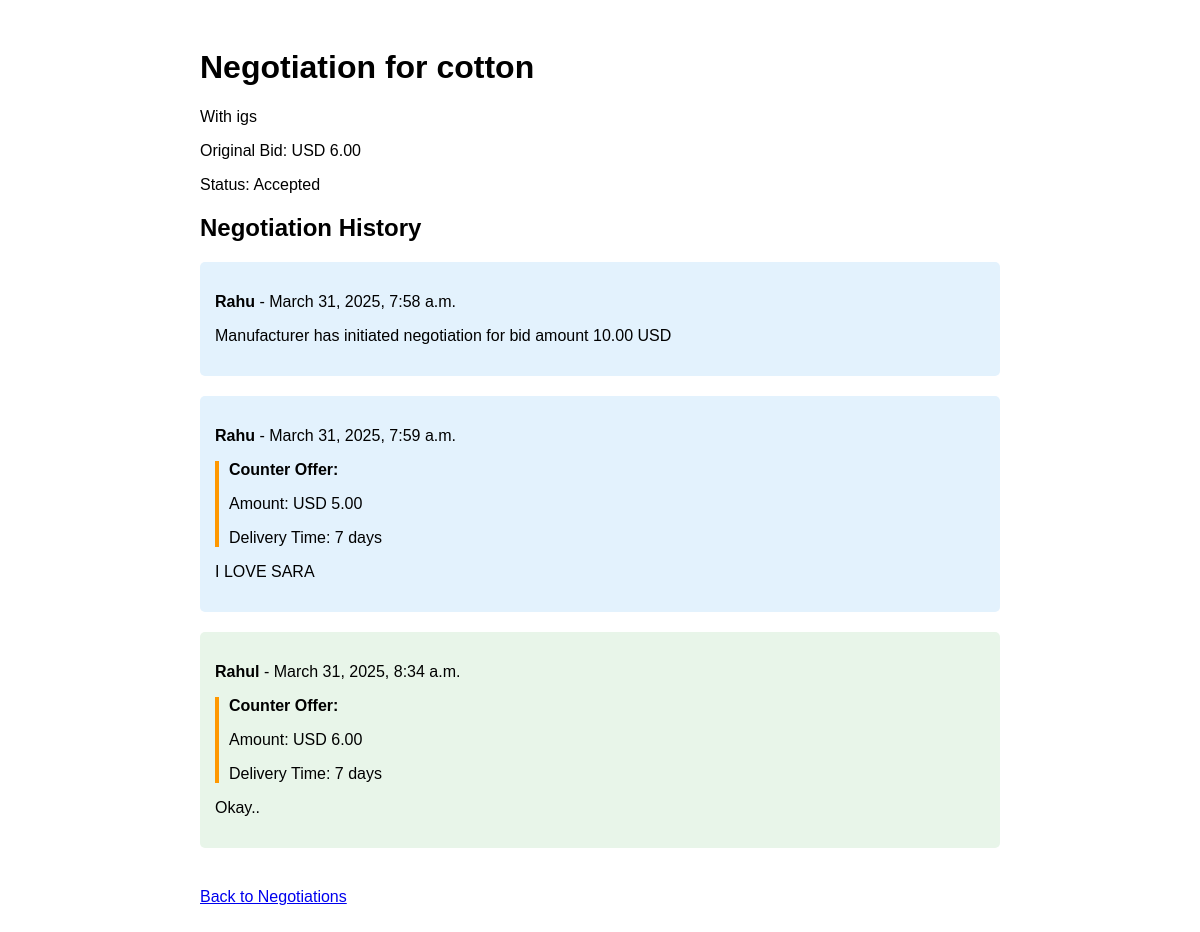
/supplier/negotiations/1/ (signed in), run on the app's committed database.
### supplier/models.py (models this page shows, shortened)
class Bid(models.Model):
    supplier = models.ForeignKey('Supplier', on_delete=models.CASCADE)
    quote = models.ForeignKey(QuoteRequest, on_delete=models.CASCADE)
    bid_amount = models.DecimalField(max_digits=10, decimal_places=2)
    delivery_time = models.PositiveIntegerField(help_text="Delivery time in days")
    comments = models.TextField(blank=True)
    submitted_at = models.DateTimeField(auto_now_add=True)
    status = models.CharField(max_length=20, choices=[
        ('submitted', 'Submitted'),
        ('accepted', 'Accepted'),
        ('rejected', 'Rejected')
    ], default='submitted')
    PAYMENT_STATUS_CHOICES = [
        ('pending', 'Pending'),
        ('deposited', 'Deposit Received'),
        ('released', 'Payment Released'),
        ('disputed', 'Disputed'),
    ]
    payment_status = models.CharField(
        max_length=20,
        choices=PAYMENT_STATUS_CHOICES,
        default='pending'
    )
    transaction_hash = models.CharField(max_length=66, blank=True, null=True)

### manufacturer/models.py (models this page shows, shortened)
class QuoteRequest(models.Model):
    STATUS_CHOICES = [
        ('open', 'Open'),
        ('closed', 'Closed'),
        ('awarded', 'Awarded'),
        ('expired', 'Expired'),
    ]
    manufacturer = models.ForeignKey(Manufacturer, on_delete=models.CASCADE)
    product = models.CharField(max_length=200)
    category = models.CharField(max_length=100)
    description = models.TextField()
    deadline = models.DateField()
    quantity = models.DecimalField(max_digits=10, decimal_places=2)
    unit = models.CharField(max_length=20, blank=True)
    annual_volume = models.CharField(max_length=100, blank=True)
    unit_price = models.DecimalField(max_digits=10, decimal_places=2, null=True, blank=True)
    currency = models.CharField(max_length=3, blank=True)
    shipping_terms = models.CharField(max_length=50)
    destination_port = models.CharField(max_length=100, blank=True)
    payment_terms = models.CharField(max_length=50)
    status = models.CharField(max_length=10, choices=STATUS_CHOICES, default='open')
    created_at = models.DateTimeField(auto_now_add=True)
    accepted_bid = models.ForeignKey('supplier.Bid', on_delete=models.SET_NULL, null=True, blank=True)

class Manufacturer(models.Model):
    user = models.OneToOneField('auth.User', on_delete=models.CASCADE)
    first_name = models.CharField(max_length=100)
    last_name = models.CharField(max_length=100)
    company_name = models.CharField(max_length=200)
    city = models.CharField(max_length=100)
    state = models.CharField(max_length=100)
    business_type = models.CharField(max_length=100)
    website = models.URLField(blank=True)
    phone_number = models.CharField(max_length=20)
    key_products = models.TextField()

### negotiation/models.py (models this page shows, shortened)
class Negotiation(models.Model):
    STATUS_CHOICES = [
        ('active', 'Active'),
        ('accepted', 'Accepted'),
        ('rejected', 'Rejected'),
        ('expired', 'Expired'),
    ]
    bid = models.OneToOneField(Bid, on_delete=models.CASCADE, related_name='negotiation')
    status = models.CharField(max_length=10, choices=STATUS_CHOICES, default='active')
    created_at = models.DateTimeField(auto_now_add=True)
    updated_at = models.DateTimeField(auto_now=True)
    expiry_date = models.DateTimeField()

class NegotiationMessage(models.Model):
    negotiation = models.ForeignKey(Negotiation, on_delete=models.CASCADE, related_name='messages')
    sender = models.ForeignKey('auth.User', on_delete=models.CASCADE)
    message = models.TextField()
    counter_amount = models.DecimalField(max_digits=10, decimal_places=2, null=True, blank=True)
    counter_delivery_time = models.PositiveIntegerField(null=True, blank=True)
    created_at = models.DateTimeField(auto_now_add=True)
    is_read = models.BooleanField(default=False)
    class Meta:
        ordering = ['created_at']

### supplier/views.py (the view)
# urls.py: path('negotiations/<int:negotiation_id>/', views.supplier_view_negotiation, name='supplier_view_negotiation'),
def supplier_view_negotiation(request, negotiation_id):
    if not request.user.is_authenticated:
        return redirect('supplier_login')
    negotiation = get_object_or_404(Negotiation, id=negotiation_id)
    bid = negotiation.bid
    if bid.supplier.user != request.user:
        messages.error(request, "You don't have permission to view this negotiation")
        return redirect('supplier_dashboard')
    negotiation.messages.filter(is_read=False).exclude(sender=request.user).update(is_read=True)
    if request.method == 'POST':
        form = CounterOfferForm(request.POST)
        if form.is_valid():
            message = NegotiationMessage.objects.create(
                negotiation=negotiation,
                sender=request.user,
                message=form.cleaned_data['message'],
                counter_amount=form.cleaned_data['counter_amount'],
                counter_delivery_time=form.cleaned_data['counter_delivery_time']
            )
            send_email(
                subject=f"Counter Offer Received for {bid.quote.product}",
                to_email=bid.quote.manufacturer.user.email,
                template_name="emails/counter_offer_received.html",
                context={
                    'manufacturer': bid.quote.manufacturer,
                    'supplier': bid.supplier,
                    'quote': bid.quote,
                    'bid': bid,
                    'negotiation': negotiation,
                    'message': message
                }
            )
            messages.success(request, 'Counter offer submitted successfully!')
            return redirect('supplier_view_negotiation', negotiation_id=negotiation.id)
    else:
        form = CounterOfferForm()
    return render(request, 'supplier/view_negotiation.html', {
        'negotiation': negotiation,
        'bid': bid,
        'messages': negotiation.messages.all().order_by('created_at'),
        'form': form,
        'now': timezone.now()
    })

### supplier/templates/supplier/view_negotiation.html (shortened to what this page needs)
<!DOCTYPE html>
<html>
<head>
</head>
<body>
    <div class="container">
        <h1>Negotiation for {{ bid.quote.product }}</h1>
        <p>With {{ bid.quote.manufacturer.company_name }}</p>
        <p>Original Bid: {{ bid.quote.currency }} {{ bid.bid_amount }}</p>
        <p>Status: {{ negotiation.get_status_display }}</p>
        <h2>Negotiation History</h2>
        <div class="messages">
            {% for message in messages %}
                <div class="message {% if message.sender == bid.supplier.user %}supplier-message{% else %}manufacturer-message{% endif %}">
                    <p><strong>{{ message.sender.username }}</strong> - {{ message.created_at }}</p>
                    {% if message.counter_amount %}
                        <div class="counter-offer">
                            <p><strong>Counter Offer:</strong></p>
                            <p>Amount: {{ bid.quote.currency }} {{ message.counter_amount }}</p>
                            <p>Delivery Time: {{ message.counter_delivery_time }} days</p>
                        </div>
                    {% endif %}
                    <p>{{ message.message }}</p>
                </div>
            {% endfor %}
        </div>
        <a href="{% url 'supplier_negotiations' %}" class="back-link">Back to Negotiations</a>
    </div>
</body>
</html>

### supplier/templates/supplier/view_negotiation.html (style rules this page uses)
body { font-family: Arial; padding: 20px; }
.container { max-width: 800px; margin: 0 auto; }
.message { margin-bottom: 20px; padding: 15px; border-radius: 5px; }
.manufacturer-message { background-color: #e3f2fd; }
.supplier-message { background-color: #e8f5e9; }
.counter-offer { border-left: 4px solid #ff9800; padding-left: 10px; }
.back-link { display: inline-block; margin-top: 20px; }

### data on the page
Bid: quote.product "cotton", quote.manufacturer.company_name "igs", quote.currency "USD", bid_amount "6.00"
Negotiation: status "Accepted"
NegotiationMessage: sender.username "Rahu", created_at "March 31, 2025, 7:58 a.m.", message "Manufacturer has initiated negotiation for bid amount 10.00 USD"
NegotiationMessage: sender.username "Rahu", created_at "March 31, 2025, 7:59 a.m.", counter_amount "5.00", counter_delivery_time "7", message "I LOVE SARA"
NegotiationMessage: sender.username "Rahul", created_at "March 31, 2025, 8:34 a.m.", counter_amount "6.00", counter_delivery_time "7", message "Okay.."
